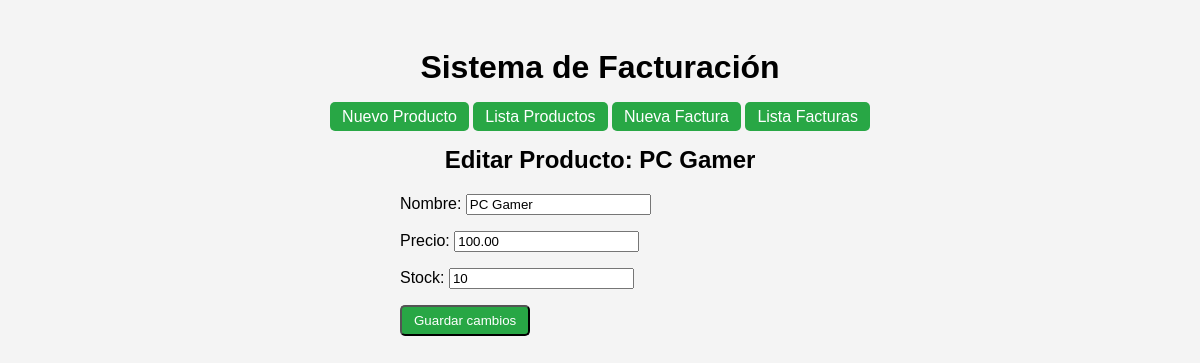
Screenshot of /editar-producto/3/ with the database file from the repository.
### facturacion/models.py (models this page shows, shortened)
class Producto(models.Model):
    nombre = models.CharField(max_length=100)
    precio = models.DecimalField(max_digits=10, decimal_places=2)
    stock = models.IntegerField()

### facturacion/views.py (the view)
# urls.py: path('editar-producto/<int:producto_id>/', editar_producto, name='editar_producto'),
def editar_producto(request, producto_id):
    producto = get_object_or_404(Producto, id=producto_id)
    if request.method == 'POST':
        form = ProductoForm(request.POST, instance=producto)
        if form.is_valid():
            form.save()
            return redirect('listar_productos')
    else:
        form = ProductoForm(instance=producto)
    return render(request, 'editar_producto.html', {'form': form, 'producto': producto})

### facturacion/forms.py
class ProductoForm(forms.ModelForm):
    class Meta:
        model = Producto
        fields = ['nombre', 'precio', 'stock']

### facturacion/Templates/editar_producto.html (shortened to what this page needs)
{% extends "base.html" %}
{% block content %}
<h2 style="text-align: center;">Editar Producto: {{ producto.nombre }}</h2>
<form method="post" style="width: 400px; margin: auto;">
    {{ form.as_p }}
    <button type="submit" class="btn">Guardar cambios</button>
</form>
{% endblock %}

### facturacion/static/css/estilos.css (style rules this page uses)
body { font-family: Arial, sans-serif; background: #f4f4f4; padding: 20px; }
.btn { padding: 6px 12px; background: #28a745; color: white; text-decoration: none; border-radius: 5px; }

### rows the page displays
Producto: nombre "PC Gamer", precio "100.00", stock "10"
